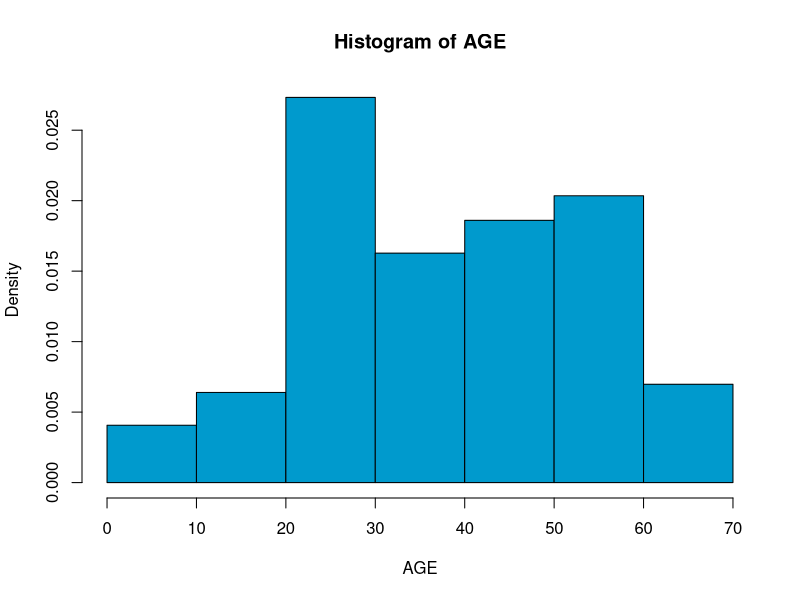
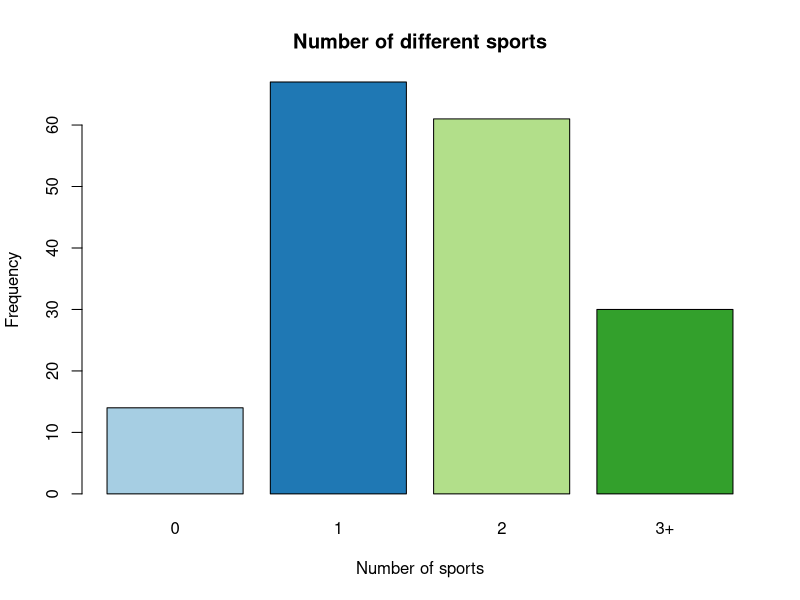
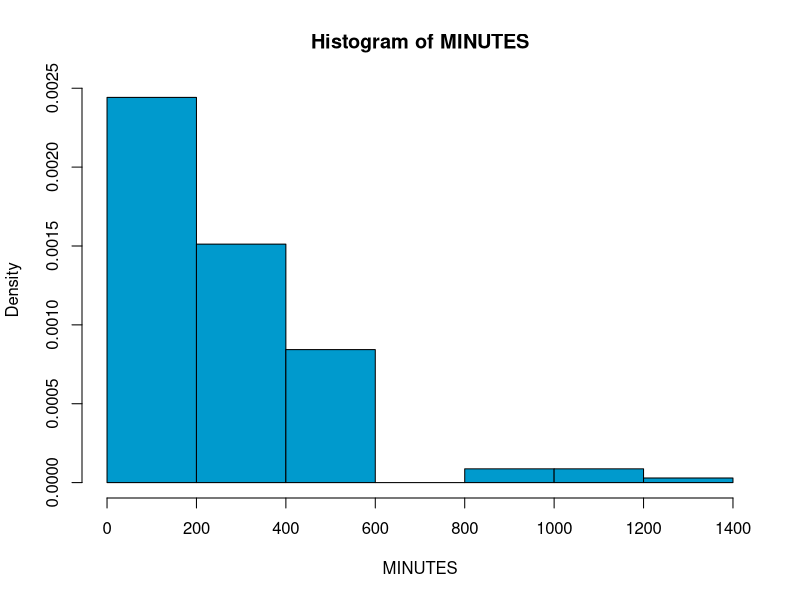
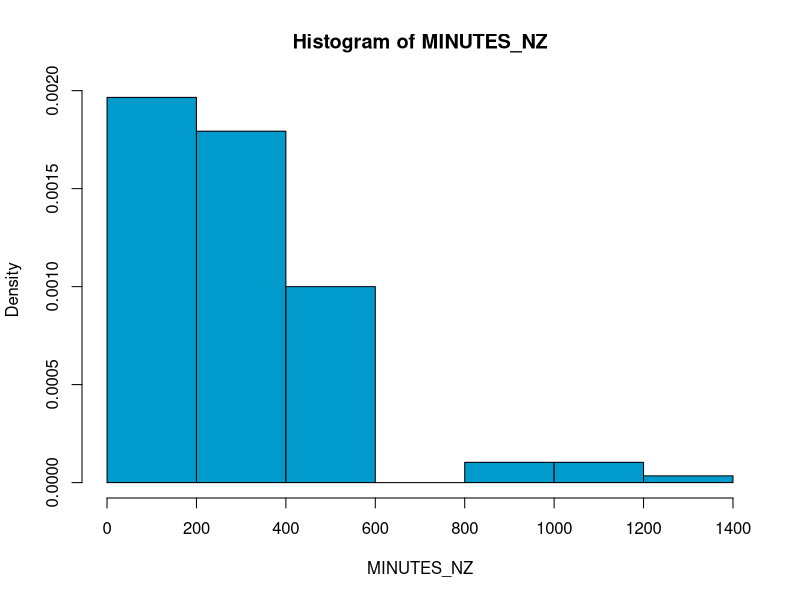
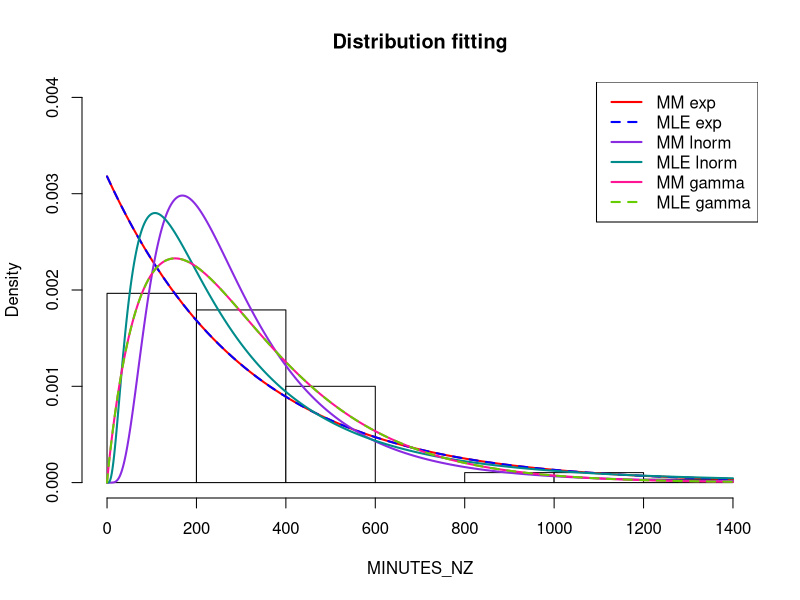
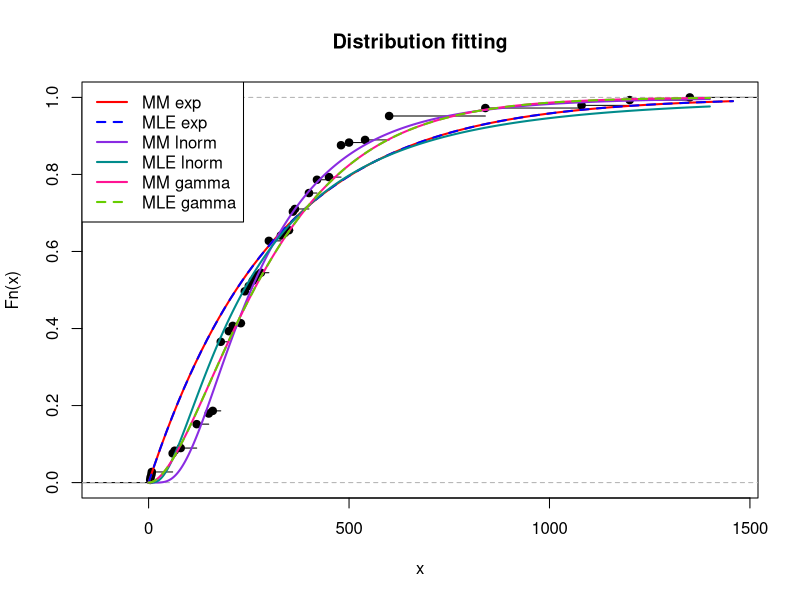
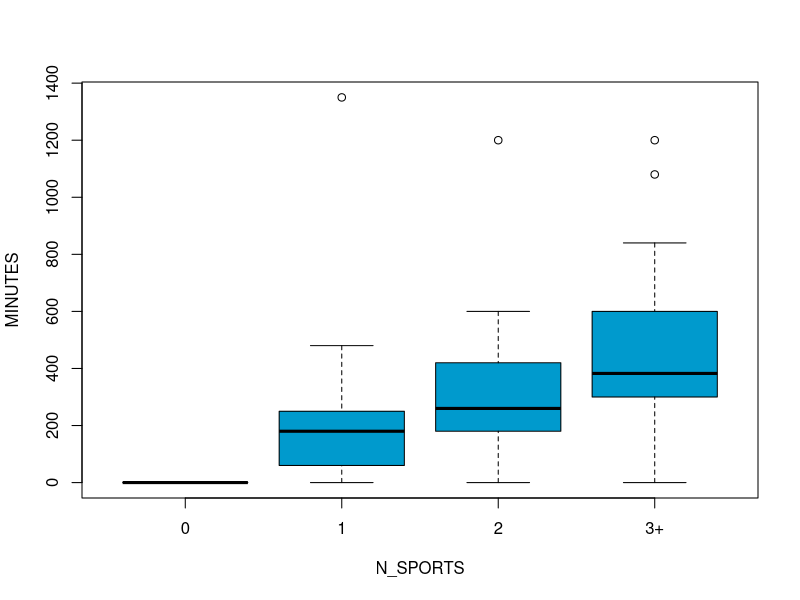

Write the R code that produced these figures, in order.
#The project will try to confirm these two hypotheses extracted from the 2022 Survey:
  
  #More than 60% of the Spanish population practiced some kind of sport during last year.
  #Spanish who have practiced sport during 2023 spent at least 326 minutes per week.

#Using statistical methods and clear visual representations, the aim is to present 
#a comprehensive view of sports engagement and to confirm or dismiss the previous 
#hypotheses with the information from the survey. 
library("RColorBrewer")
library(fitdistrplus)

setwd("C:\\Users\\victoria\\OneDrive - Universidad Rey Juan Carlos\\Escritorio\\MASTER\\Statistics for data analysis\\Project\\Statistics")


survey = read.csv("SPORTS_SURVEY.csv",sep = ";", dec = ",")
attach(survey)
names(survey)


## DESCRIPTIVE ANALYSIS: some plots of the data (rest were obtained from Google survey)

#Q1. What is your date of birth?
dev.new()
hist(AGE, freq = F, col= "deepskyblue3")
age_mean= mean(AGE)
age_var = var(AGE)
age_mean
age_var

#Q4. How many types of sports do you practice on a monthly basis?
dev.new()
barplot(table(N_SPORTS),main = "Number of different sports",
        xlab = "Number of sports",
        ylab = "Frequency", col=brewer.pal(n = 4, name = "Paired") )


#Q6. How many minutes did you spend practicing sports last week?
dev.new()
hist(MINUTES, freq = F, col= "deepskyblue3")



##MODEL FITTING

# We choose to fit a univariate distribution model for the minutes variable. 
#By observing the plot, we will try with exponential, gamma and lognormal,
# and compare the results 

#Before fitting, we need to get rid of the 0 on the data, as some distributions
#do not support them.

df_survey = data.frame(survey)
df_nonzero = df_survey[df_survey$MINUTES != 0, , drop = FALSE]
MINUTES_NZ= df_nonzero[,"MINUTES"]
hist(MINUTES_NZ, freq = F, col= "deepskyblue3")

#Fit by MM
fit_MM_exp = fitdist(MINUTES_NZ,"exp",method="mme")
fit_MM_lnorm = fitdist(MINUTES_NZ,"lnorm",method="mme")
fit_MM_gamma = fitdist(MINUTES_NZ,"gamma",method="mme")

fit_MM_exp$estimate
fit_MM_lnorm$estimate
fit_MM_gamma$estimate


#Fit by MLE 
fit_MLE_exp = fitdist(MINUTES_NZ,"exp",method="mle")
fit_MLE_lnorm = fitdist(MINUTES_NZ,"lnorm",method="mle")
fit_MLE_gamma = fitdist(MINUTES_NZ,"gamma",method="mle")

fit_MLE_exp$estimate
fit_MLE_lnorm$estimate
fit_MLE_gamma$estimate

#Plot all together on the histogram
dev.new()
hist(MINUTES_NZ, freq = FALSE, col = 'white', main = 'Distribution fitting', ylim = c(0, 0.004))

curve(dexp(x, rate = fit_MM_exp$estimate), from = 0, col = "red", add = TRUE,lwd = 2)
curve(dexp(x, rate = fit_MLE_exp$estimate), from = 0, col = "blue", add = TRUE, lty = 2,lwd = 2)

grid = seq(0, 1400, 1)
lines(grid, dlnorm(grid, fit_MM_lnorm$estimate[1], fit_MM_lnorm$estimate[2]), col = 'blueviolet', lwd = 2)  
lines(grid, dlnorm(grid, fit_MLE_lnorm$estimate[1], fit_MLE_lnorm$estimate[2]), col = 'cyan4', lwd = 2)  

lines(grid, dgamma(grid, fit_MM_gamma$estimate[1], fit_MM_gamma$estimate[2]), col = "deeppink", lwd = 2)  
lines(grid, dgamma(grid, fit_MLE_gamma$estimate[1], fit_MLE_gamma$estimate[2]), col = "chartreuse3", lty = 2, lwd = 2)  

legend("topright", c("MM exp", "MLE exp", "MM lnorm", "MLE lnorm", "MM gamma", "MLE gamma"), col = c("red", "blue", 'blueviolet', 'cyan4', 'deeppink', 'chartreuse3'), lty = c(1, 2, 1, 1, 1, 2), lwd = 2)  # Ajusta el grosor a 2

# Plot on the ecdf
dev.new()
plot(ecdf(MINUTES_NZ),main='Distribution fitting')
curve(pexp(x, rate = fit_MM_exp$estimate), from = 0, col = "red", add = TRUE,lwd = 2)
curve(pexp(x, rate = fit_MLE_exp$estimate), from = 0, col = "blue", add = TRUE, lty = 2,lwd = 2)

lines(grid, plnorm(grid, fit_MM_lnorm$estimate[1], fit_MM_lnorm$estimate[2]), col = 'blueviolet', lwd = 2)  
lines(grid, plnorm(grid, fit_MLE_lnorm$estimate[1], fit_MLE_lnorm$estimate[2]), col = 'cyan4', lwd = 2)  

lines(grid, pgamma(grid, fit_MM_gamma$estimate[1], fit_MM_gamma$estimate[2]), col = "deeppink", lwd = 2)  
lines(grid, pgamma(grid, fit_MLE_gamma$estimate[1], fit_MLE_gamma$estimate[2]), col = "chartreuse3", lty = 2, lwd = 2)  

legend("topleft", c("MM exp", "MLE exp", "MM lnorm", "MLE lnorm", "MM gamma", "MLE gamma"), col = c("red", "blue", 'blueviolet', 'cyan4', 'deeppink', 'chartreuse3'), lty = c(1, 2, 1, 1, 1, 2), lwd = 2)  # Ajusta el grosor a 2


# Model comparison using AIC

fit_MM_exp$aic
fit_MM_lnorm$aic
fit_MM_gamma$aic


fit_MLE_exp$aic
fit_MLE_lnorm$aic
fit_MLE_gamma$aic


# By the AIC, Gamma MLE fits better.

## STATISTICAL INFERENCE OF ONE VARIABLE 

#First hypothesis: More than 60% of the Spanish population practiced some kind 
# of sport during last year.

n=172 #total of people in the sample
e= sum(SPORT_B == 'Si')  # persons who do exercise
p=0.60 #proportion of people that exercise
binom.test(e, n, p, alternative="g")

#pvalue= 2.2e-16--> we can confirm the hypothesis


#Second hypothesis: Spanish who have practiced sport during 2023 spent 
#more than 326 minutes per week

t.test(MINUTES, mu = 326, alternative="g")

#pvalue= 0.9995, there is not enough evidence to accept the hypothesis 



## STATISTICAL INFERENCE OF TWO VARIABLES 

        #Chi-squared hypothesis test
    #Test the dependence between doing sports or not and sex
chisq.test(SPORT_B,SEX)
chisq.test(SPORT_B,SEX)$observed
chisq.test(SPORT_B,SEX)$expected

# Cramers' V coefficient
Chi = chisq.test(SPORT_B,SEX)$statistic
N = length(SPORT_B)
V = sqrt(Chi/N)
V

#p-value = 0.466
#there is not sufficient evidence to say they are dependent
#Cramers' V coefficient=0.05559055, as closer to 0, more independency.

        ##Multiple sample hypothesis test (ANOVA)
      #Test for differences in the mean minutes of sport per week
#of people doing different number of type of sports (from 0 to +3).

dev.new()
boxplot(MINUTES~N_SPORTS, col='deepskyblue3')
summary(aov(MINUTES~N_SPORTS))


# Null hypothesis can be rejected as p value is smaller than alpha, or similarly, 
# the factor is statistically significant , so there is enough evidence to affirm 
# that THERE IS AT LEAST A PAIR OF GROUPS WITH DIFFERENT MEANS.
